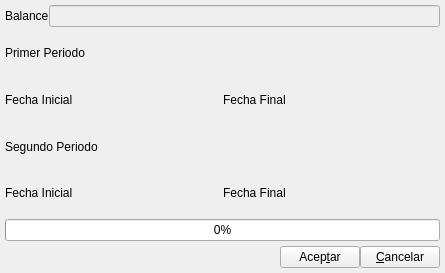
<ui version="4.0" >
 <author>Tomeu Borras Riera</author>
 <comment>Impresion de Balances</comment>
 <class>BcCuentasAnualesImprimirBase</class>
 <widget class="QDialog" name="BcCuentasAnualesImprimirBase" >
  <property name="geometry" >
   <rect>
    <x>0</x>
    <y>0</y>
    <width>445</width>
    <height>273</height>
   </rect>
  </property>
  <property name="windowTitle" >
   <string>Impresion de Balances</string>
  </property>
  <property name="windowIcon" >
   <iconset resource="../../bulmages.qrc" >:/BulmaCont32x32/images/png/i_estadisticas.xpm</iconset>
  </property>
  <layout class="QVBoxLayout" >
   <property name="margin" >
    <number>5</number>
   </property>
   <property name="spacing" >
    <number>5</number>
   </property>
   <item>
    <layout class="QHBoxLayout" >
     <property name="margin" >
      <number>0</number>
     </property>
     <property name="spacing" >
      <number>0</number>
     </property>
     <item>
      <widget class="QLabel" name="textLabel1" >
       <property name="text" >
        <string>Balance</string>
       </property>
      </widget>
     </item>
     <item>
      <widget class="QLineEdit" name="m_nomBalance" >
       <property name="enabled" >
        <bool>false</bool>
       </property>
      </widget>
     </item>
    </layout>
   </item>
   <item>
    <widget class="QLabel" name="label" >
     <property name="text" >
      <string>Primer Periodo</string>
     </property>
    </widget>
   </item>
   <item>
    <layout class="QHBoxLayout" >
     <property name="margin" >
      <number>0</number>
     </property>
     <property name="spacing" >
      <number>0</number>
     </property>
     <item>
      <widget class="QLabel" name="textLabel1_2" >
       <property name="text" >
        <string>Fecha Inicial</string>
       </property>
      </widget>
     </item>
     <item>
      <widget class="BlDateSearch" native="1" name="mui_fechainicial" />
     </item>
     <item>
      <widget class="QLabel" name="textLabel1_2_2" >
       <property name="text" >
        <string>Fecha Final</string>
       </property>
      </widget>
     </item>
     <item>
      <widget class="BlDateSearch" native="1" name="mui_fechafinal" />
     </item>
    </layout>
   </item>
   <item>
    <widget class="QLabel" name="label_2" >
     <property name="text" >
      <string>Segundo Periodo</string>
     </property>
    </widget>
   </item>
   <item>
    <layout class="QHBoxLayout" >
     <property name="margin" >
      <number>0</number>
     </property>
     <property name="spacing" >
      <number>0</number>
     </property>
     <item>
      <widget class="QLabel" name="textLabel1_3" >
       <property name="text" >
        <string>Fecha Inicial</string>
       </property>
      </widget>
     </item>
     <item>
      <widget class="BlDateSearch" native="1" name="mui_fechainicial1" />
     </item>
     <item>
      <widget class="QLabel" name="textLabel1_2_3" >
       <property name="text" >
        <string>Fecha Final</string>
       </property>
      </widget>
     </item>
     <item>
      <widget class="BlDateSearch" native="1" name="mui_fechafinal1" />
     </item>
    </layout>
   </item>
   <item>
    <widget class="QProgressBar" name="progressBar" >
     <property name="value" >
      <number>0</number>
     </property>
     <property name="orientation" >
      <enum>Qt::Horizontal</enum>
     </property>
    </widget>
   </item>
   <item>
    <layout class="QHBoxLayout" >
     <property name="margin" >
      <number>0</number>
     </property>
     <property name="spacing" >
      <number>0</number>
     </property>
     <item>
      <spacer>
       <property name="orientation" >
        <enum>Qt::Horizontal</enum>
       </property>
       <property name="sizeType" >
        <enum>QSizePolicy::Expanding</enum>
       </property>
       <property name="sizeHint" >
        <size>
         <width>168</width>
         <height>21</height>
        </size>
       </property>
      </spacer>
     </item>
     <item>
      <widget class="QPushButton" name="mui_aceptar" >
       <property name="text" >
        <string>Acep&amp;tar</string>
       </property>
       <property name="autoDefault" >
        <bool>false</bool>
       </property>
      </widget>
     </item>
     <item>
      <widget class="QPushButton" name="mui_cancelar" >
       <property name="text" >
        <string>&amp;Cancelar</string>
       </property>
       <property name="autoDefault" >
        <bool>false</bool>
       </property>
      </widget>
     </item>
    </layout>
   </item>
  </layout>
 </widget>
 <layoutdefault spacing="6" margin="12" />
 <customwidgets>
  <customwidget>
   <class>BlDateSearch</class>
   <extends>QWidget</extends>
   <header>../../bulmalib/src/bldatesearch.h</header>
  </customwidget>
 </customwidgets>
 <tabstops>
  <tabstop>m_nomBalance</tabstop>
  <tabstop>mui_aceptar</tabstop>
  <tabstop>mui_cancelar</tabstop>
 </tabstops>
 <resources>
  <include location="../../bulmages.qrc" />
 </resources>
 <connections>
  <connection>
   <sender>mui_cancelar</sender>
   <signal>clicked()</signal>
   <receiver>BcCuentasAnualesImprimirBase</receiver>
   <slot>close()</slot>
   <hints>
    <hint type="sourcelabel" >
     <x>469</x>
     <y>181</y>
    </hint>
    <hint type="destinationlabel" >
     <x>312</x>
     <y>189</y>
    </hint>
   </hints>
  </connection>
  <connection>
   <sender>mui_aceptar</sender>
   <signal>clicked()</signal>
   <receiver>BcCuentasAnualesImprimirBase</receiver>
   <slot>accept()</slot>
   <hints>
    <hint type="sourcelabel" >
     <x>410</x>
     <y>176</y>
    </hint>
    <hint type="destinationlabel" >
     <x>191</x>
     <y>184</y>
    </hint>
   </hints>
  </connection>
 </connections>
</ui>
